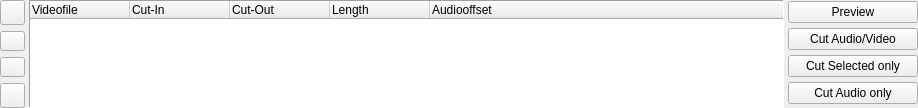
<ui version="4.0" >
 <class>TTCutListWidget</class>
 <widget class="QWidget" name="TTCutListWidget" >
  <property name="geometry" >
   <rect>
    <x>0</x>
    <y>0</y>
    <width>918</width>
    <height>108</height>
   </rect>
  </property>
  <property name="minimumSize" >
   <size>
    <width>16</width>
    <height>104</height>
   </size>
  </property>
  <property name="windowTitle" >
   <string>Form</string>
  </property>
  <layout class="QGridLayout" >
   <property name="leftMargin" >
    <number>0</number>
   </property>
   <property name="topMargin" >
    <number>0</number>
   </property>
   <property name="rightMargin" >
    <number>0</number>
   </property>
   <property name="bottomMargin" >
    <number>0</number>
   </property>
   <property name="horizontalSpacing" >
    <number>4</number>
   </property>
   <property name="verticalSpacing" >
    <number>4</number>
   </property>
   <item rowspan="2" row="0" column="1" >
    <widget class="QTreeWidget" name="videoCutList" >
     <property name="minimumSize" >
      <size>
       <width>25</width>
       <height>20</height>
      </size>
     </property>
     <property name="mouseTracking" >
      <bool>false</bool>
     </property>
     <property name="focusPolicy" >
      <enum>Qt::ClickFocus</enum>
     </property>
     <property name="contextMenuPolicy" >
      <enum>Qt::CustomContextMenu</enum>
     </property>
     <property name="frameShape" >
      <enum>QFrame::Panel</enum>
     </property>
     <property name="selectionMode" >
      <enum>QAbstractItemView::ExtendedSelection</enum>
     </property>
     <property name="rootIsDecorated" >
      <bool>false</bool>
     </property>
     <column>
      <property name="text" >
       <string>Videofile</string>
      </property>
     </column>
     <column>
      <property name="text" >
       <string>Cut-In</string>
      </property>
     </column>
     <column>
      <property name="text" >
       <string>Cut-Out</string>
      </property>
     </column>
     <column>
      <property name="text" >
       <string>Length</string>
      </property>
     </column>
     <column>
      <property name="text" >
       <string>Audiooffset</string>
      </property>
     </column>
    </widget>
   </item>
   <item row="0" column="2" >
    <layout class="QVBoxLayout" >
     <property name="spacing" >
      <number>4</number>
     </property>
     <property name="leftMargin" >
      <number>0</number>
     </property>
     <property name="topMargin" >
      <number>0</number>
     </property>
     <property name="rightMargin" >
      <number>0</number>
     </property>
     <property name="bottomMargin" >
      <number>0</number>
     </property>
     <item>
      <widget class="QPushButton" name="pbPreview" >
       <property name="minimumSize" >
        <size>
         <width>130</width>
         <height>0</height>
        </size>
       </property>
       <property name="text" >
        <string>Preview</string>
       </property>
       <property name="icon" >
        <iconset resource="cutlistwidget.qrc" >:/pixmaps/pixmaps/preview_18.xpm</iconset>
       </property>
      </widget>
     </item>
     <item>
      <widget class="QPushButton" name="pbCutAudioVideo" >
       <property name="minimumSize" >
        <size>
         <width>130</width>
         <height>0</height>
        </size>
       </property>
       <property name="text" >
        <string>Cut Audio/Video</string>
       </property>
       <property name="icon" >
        <iconset resource="cutlistwidget.qrc" >:/pixmaps/pixmaps/cutav_18.xpm</iconset>
       </property>
      </widget>
     </item>
     <item>
      <widget class="QPushButton" name="pbCutSelected" >
       <property name="minimumSize" >
        <size>
         <width>130</width>
         <height>0</height>
        </size>
       </property>
       <property name="text" >
        <string>Cut Selected only</string>
       </property>
       <property name="icon" >
        <iconset resource="cutlistwidget.qrc" >:/pixmaps/pixmaps/cutav_18.xpm</iconset>
       </property>
      </widget>
     </item>
     <item>
      <widget class="QPushButton" name="pbCutAudio" >
       <property name="minimumSize" >
        <size>
         <width>130</width>
         <height>0</height>
        </size>
       </property>
       <property name="text" >
        <string>Cut Audio only</string>
       </property>
       <property name="icon" >
        <iconset resource="cutlistwidget.qrc" >:/pixmaps/pixmaps/cutaudio_18.xpm</iconset>
       </property>
      </widget>
     </item>
    </layout>
   </item>
   <item row="0" column="0" >
    <layout class="QVBoxLayout" >
     <property name="spacing" >
      <number>6</number>
     </property>
     <property name="leftMargin" >
      <number>0</number>
     </property>
     <property name="topMargin" >
      <number>0</number>
     </property>
     <property name="rightMargin" >
      <number>0</number>
     </property>
     <property name="bottomMargin" >
      <number>0</number>
     </property>
     <item>
      <widget class="QPushButton" name="pbEntryUp" >
       <property name="sizePolicy" >
        <sizepolicy vsizetype="Fixed" hsizetype="Fixed" >
         <horstretch>0</horstretch>
         <verstretch>0</verstretch>
        </sizepolicy>
       </property>
       <property name="minimumSize" >
        <size>
         <width>25</width>
         <height>25</height>
        </size>
       </property>
       <property name="maximumSize" >
        <size>
         <width>25</width>
         <height>25</height>
        </size>
       </property>
       <property name="text" >
        <string/>
       </property>
       <property name="icon" >
        <iconset resource="cutlistwidget.qrc" >:/pixmaps/pixmaps/uparrow_18.xpm</iconset>
       </property>
      </widget>
     </item>
     <item>
      <widget class="QPushButton" name="pbEntryDelete" >
       <property name="sizePolicy" >
        <sizepolicy vsizetype="Fixed" hsizetype="Fixed" >
         <horstretch>0</horstretch>
         <verstretch>0</verstretch>
        </sizepolicy>
       </property>
       <property name="minimumSize" >
        <size>
         <width>25</width>
         <height>20</height>
        </size>
       </property>
       <property name="maximumSize" >
        <size>
         <width>25</width>
         <height>25</height>
        </size>
       </property>
       <property name="text" >
        <string/>
       </property>
       <property name="icon" >
        <iconset resource="cutlistwidget.qrc" >:/pixmaps/pixmaps/cancel_18.xpm</iconset>
       </property>
      </widget>
     </item>
     <item>
      <widget class="QPushButton" name="pbEntryDuplicate" >
       <property name="sizePolicy" >
        <sizepolicy vsizetype="Fixed" hsizetype="Fixed" >
         <horstretch>0</horstretch>
         <verstretch>0</verstretch>
        </sizepolicy>
       </property>
       <property name="minimumSize" >
        <size>
         <width>25</width>
         <height>20</height>
        </size>
       </property>
       <property name="maximumSize" >
        <size>
         <width>25</width>
         <height>25</height>
        </size>
       </property>
       <property name="text" >
        <string/>
       </property>
       <property name="icon" >
        <iconset resource="cutlistwidget.qrc" >:/pixmaps/pixmaps/editcopy.png</iconset>
       </property>
      </widget>
     </item>
     <item>
      <widget class="QPushButton" name="pbEntryDown" >
       <property name="sizePolicy" >
        <sizepolicy vsizetype="Fixed" hsizetype="Fixed" >
         <horstretch>0</horstretch>
         <verstretch>0</verstretch>
        </sizepolicy>
       </property>
       <property name="minimumSize" >
        <size>
         <width>25</width>
         <height>25</height>
        </size>
       </property>
       <property name="maximumSize" >
        <size>
         <width>25</width>
         <height>25</height>
        </size>
       </property>
       <property name="text" >
        <string/>
       </property>
       <property name="icon" >
        <iconset resource="cutlistwidget.qrc" >:/pixmaps/pixmaps/downarrow_18.xpm</iconset>
       </property>
      </widget>
     </item>
    </layout>
   </item>
   <item row="1" column="0" >
    <spacer>
     <property name="orientation" >
      <enum>Qt::Vertical</enum>
     </property>
     <property name="sizeHint" >
      <size>
       <width>20</width>
       <height>40</height>
      </size>
     </property>
    </spacer>
   </item>
   <item row="1" column="2" >
    <spacer>
     <property name="orientation" >
      <enum>Qt::Vertical</enum>
     </property>
     <property name="sizeHint" >
      <size>
       <width>20</width>
       <height>81</height>
      </size>
     </property>
    </spacer>
   </item>
  </layout>
 </widget>
 <resources>
  <include location="cutlistwidget.qrc" />
 </resources>
 <connections/>
</ui>
